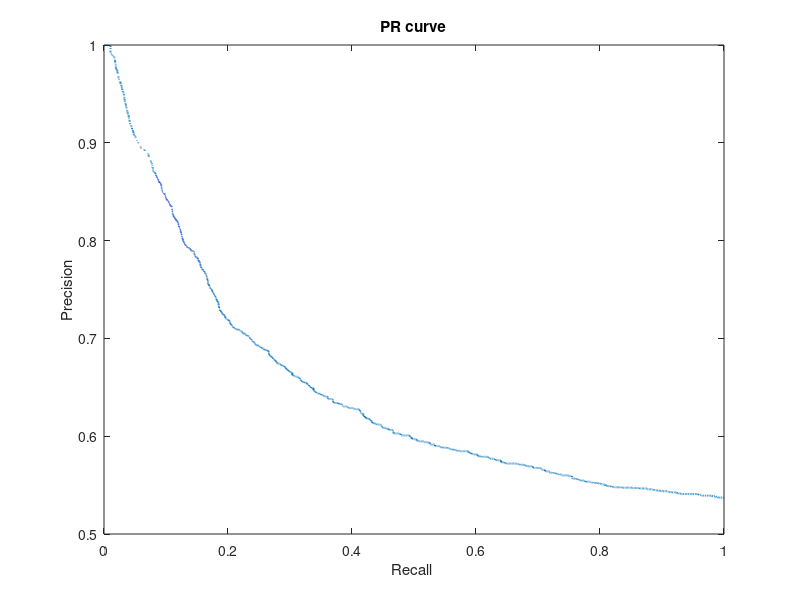

Write the MATLAB code that produced this figure.
function [auprLRLS]=pr_curve()
load prLRLS.mat
load reLRLS.mat
load accLRLS.mat
load interaction
[n,m] = size(interaction);
plot(reLRLS,prLRLS,':','LineWidth',1.4);
p1=flip(prLRLS);
r1=flip(reLRLS);
area1(1,1)=p1(1,1)*r1(1,1)/2;
for k=2:235060
    area1(1,k)=[p1(1,k-1)+p1(1,k)]*[r1(1,k)-r1(1,k-1)]/2;
end
auprLRLS=sum(area1);
save auprLRLS auprLRLS;
xlabel('Recall ');
ylabel('Precision');
title('PR curve');
